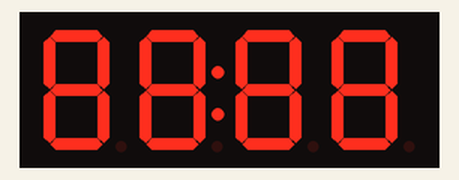
Recording of a program running on a simulated Raspberry Pi (BCM pin numbers). Parts: 4-digit seven-segment display. Library files of the repository ran but are not shown: tm1637.py.

Above: at 0.1 s.
At 29.9 s:
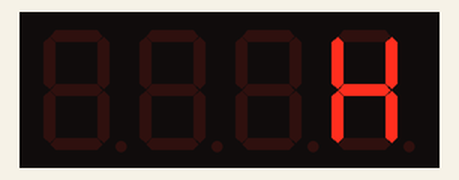
At 30.9 s:
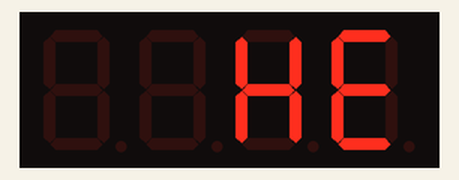
At 31.9 s:
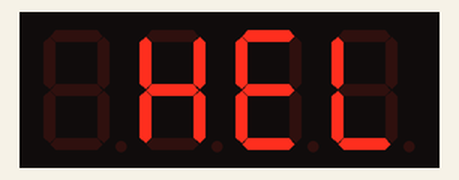
At 33.9 s:
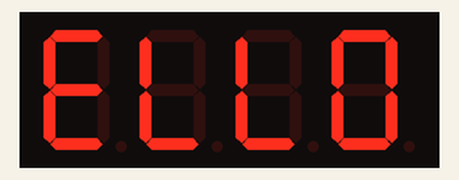
At 38.9 s:
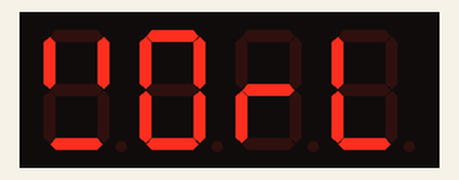

The program:

tm1637_demo.py
```python
#!/usr/bin/env python3

# Raspberry Pi Python 3 TM1637 quad 7-segment LED display driver examples
from time import sleep

import tm1637

CLK = 15
DIO = 14
DELAY = 0.5

tm = tm1637.TM1637(clk=CLK, dio=DIO)

# all segments on "88:88"
tm.write([127, 255, 127, 127])
tm.write(bytearray([127, 255, 127, 127]))
tm.write(b'\x7F\xFF\x7F\x7F')
tm.show('8888', True)
tm.numbers(88, 88, True)
sleep(DELAY)

# all segments off
tm.write([0, 0, 0, 0])
tm.show('    ')
sleep(DELAY)

# write to the 2nd and 3rd segments only
tm.write([119, 124], 1)  # _Ab_
sleep(DELAY)
tm.write([0, 0, 0, 0])
tm.write([124], 2)  # __b_
sleep(DELAY)
tm.write([119], 1)  # _A__
sleep(DELAY)

# display "0123"
tm.write([63, 6, 91, 79])
tm.write(bytearray([63, 6, 91, 79]))
tm.write(b'\x3F\x06\x5B\x4F')
sleep(DELAY)
tm.show('1234')
tm.number(1234)
tm.numbers(12, 34, False)
sleep(DELAY)

# display "4567"
tm.write([102, 109, 125, 7])
sleep(DELAY)
tm.write([0, 0, 0, 0])
tm.write([102], 0)  # 4___
sleep(DELAY)
tm.write([109], 1)  # _5__
sleep(DELAY)
tm.write([125], 2)  # __6_
sleep(DELAY)
tm.write([7], 3)  # ___7
sleep(DELAY)

# set middle two segments to "12", ie "4127"
tm.write([6, 91], 1)  # _12_
sleep(DELAY)

# set last segment to "9", ie "4129"
tm.write([111], 3)  # ___9
sleep(DELAY)

# walk through all possible LED combinations
for i in range(128):
    tm.number(i)
    tm.write([i])
    sleep(0.1)

# show "AbCd"
tm.write([119, 124, 57, 94])
tm.show('abcd')
sleep(DELAY)

# show "COOL"
tm.write([0b00111001, 0b00111111, 0b00111111, 0b00111000])
tm.write([0x39, 0x3F, 0x3F, 0x38])
tm.write(b'\x39\x3F\x3F\x38')
tm.write([57, 63, 63, 56])
tm.show('cool')
tm.show('COOL')
sleep(DELAY)

# display "dEAd", "bEEF"
tm.hex(0xdead)
sleep(DELAY)
tm.hex(0xbeef)
sleep(DELAY)
tm.show('dead')
sleep(DELAY)
tm.show('Beef')
sleep(DELAY)

# show "12:59"
tm.numbers(12, 59)
tm.show('1259', True)
sleep(DELAY)

# show "-123"
tm.number(-123)
tm.show('-123')
sleep(DELAY)

# Show Help
tm.show('Help')
tm.write(tm.encode_string('Help'))
tm.write([tm.encode_char('H'), tm.encode_char('e'), tm.encode_char('l'), tm.encode_char('p')])
sleep(DELAY)

# Scroll Hello World from right to left
tm.scroll('Hello World')  # 4 fps
tm.scroll('Hello World', 1000)  # 1 fps

# Scroll all available characters
tm.scroll(list(tm1637._SEGMENTS))

# all LEDs dim
tm.brightness(0)
sleep(DELAY)

# all LEDs bright
tm.brightness(7)
sleep(DELAY)

# converts a digit 0-0x0f to a byte representing a single segment
# use write() to render the byte on a single segment
tm.encode_digit(0)
# 63

tm.encode_digit(8)
# 127

tm.encode_digit(0x0f)
# 113

# 15 or 0x0f generates a segment that can output a F character
tm.encode_digit(15)
# 113

tm.encode_digit(0x0f)
# 113

# used to convert a 1-4 length string to an array of segments
tm.encode_string('   1')
# bytearray(b'\x00\x00\x00\x06')

tm.encode_string('2   ')
# bytearray(b'[\x00\x00\x00')

tm.encode_string('1234')
# bytearray(b'\x06[Of')

tm.encode_string('-12-')
# bytearray(b'@\x06[@')

tm.encode_string('cafe')
# bytearray(b'9wqy')

tm.encode_string('CAFE')
# bytearray(b'9wqy')

tm.encode_string('a')
# bytearray(b'w\x00\x00\x00')

tm.encode_string('ab')
# bytearray(b'w|\x00\x00')

# used to convert a single character to a segment byte
tm.encode_char('1')
# 6

tm.encode_char('9')
# 111

tm.encode_char('-')
# 64

tm.encode_char('a')
# 119

tm.encode_char('F')
# 113

# display "dEAd", "bEEF", "CAFE" and "bAbE"
tm.hex(0xdead)
sleep(DELAY)
tm.hex(0xbeef)
sleep(DELAY)
tm.hex(0xcafe)
sleep(DELAY)
tm.hex(0xbabe)
sleep(DELAY)

# show "00FF" (hex right aligned)
tm.hex(0xff)
sleep(DELAY)

# show "   1" (numbers right aligned)
tm.number(1)
sleep(DELAY)

# show "  12"
tm.number(12)
sleep(DELAY)

# show " 123"
tm.number(123)
sleep(DELAY)

# show "9999" capped at 9999
tm.number(20000)
sleep(DELAY)

# show "  -1"
tm.number(-1)
sleep(DELAY)

# show " -12"
tm.number(-12)
sleep(DELAY)

# show "-123"
tm.number(-123)
sleep(DELAY)

# show "-999" capped at -999
tm.number(-1234)
sleep(DELAY)

# show "01:02"
tm.numbers(1, 2)
sleep(DELAY)

# show "0102"
tm.numbers(1, 2, False)
sleep(DELAY)

# show "-5:11"
tm.numbers(-5, 11)
sleep(DELAY)

# show "12:59"
tm.numbers(12, 59)
sleep(DELAY)

# show temperature '24*C'
tm.temperature(24)
sleep(DELAY)
tm.show('24*C')
sleep(DELAY)

# show temperature works for range -9 to +99
tm.temperature(-10)  # LO*C
sleep(DELAY)
tm.temperature(-9)  # -9*C
sleep(DELAY)
tm.temperature(5)  # 5*C
sleep(DELAY)
tm.temperature(99)  # 99*C
sleep(DELAY)
tm.temperature(100)  # HI*C
sleep(DELAY)
```

Measured:
- what the display in image 1 shows lasts 1.0 s, from 29.9 s to 30.9 s
